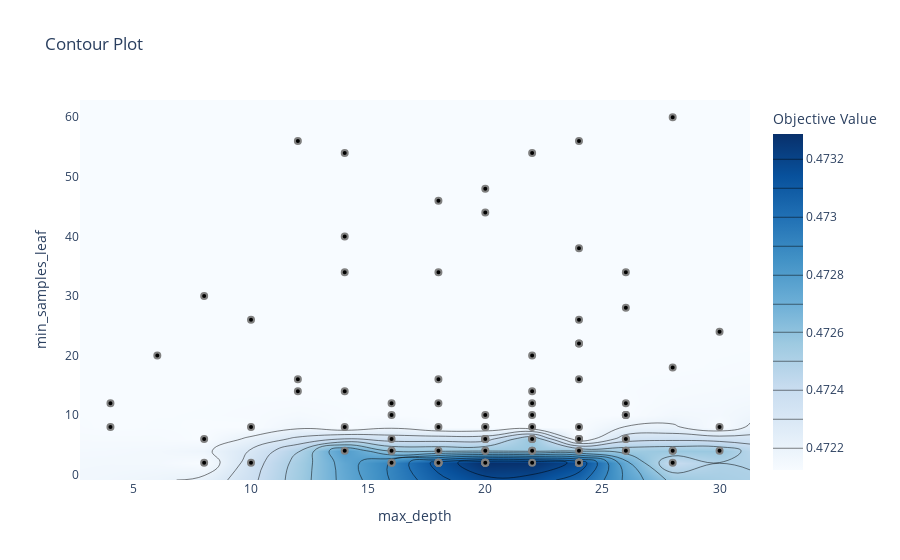

Write notebook code for a chart like this one.
### Code cell
optuna.visualization.plot_contour(study)

### Figure 1 — Plotly figure (JSON) as saved in the notebook; plotly's stock layout.template omitted (floating-point values rounded to 4 significant figures; data arrays with more than 128 entries replaced by an {"elided": "..."} marker saying what was removed)
{"data": [{"colorbar": {"title": {"text": "Objective Value"}}, "colorscale": [[0, "rgb(247,251,255)"], [0.125, "rgb(222,235,247)"], [0.25, "rgb(198,219,239)"], [0.375, "rgb(158,202,225)"], [0.5, "rgb(107,174,214)"], [0.625, "rgb(66,146,198)"], [0.75, "rgb(33,113,181)"], [0.875, "rgb(8,81,156)"], [1, "rgb(8,48,107)"]], "connectgaps": true, "contours": {"coloring": "heatmap"}, "hoverinfo": "none", "line": {"smoothing": 1.3}, "reversescale": false, "type": "contour", "x": [2.7, 4, 6, 8, 10, 12, 14, 16, 18, 20, 22, 24, 26, 28, 30, 31.3], "y": [-0.9, 2, 4, 6, 8, 10, 12, 14, 16, 18, 20, 22, 24, 26, 28, 30, 34, 38, 40, 44, 46, 48, 54, 56, 60, 62.9], "z": {"elided": "26x16 float values"}}, {"marker": {"color": "black", "line": {"color": "Gray", "width": 2}}, "mode": "markers", "name": "Feasible Trial", "showlegend": false, "type": "scatter", "x": [8, 24, 30, 8, 24, 24, 26, 10, 12, 26, 14, 30, 14, 24, 26, 6, 26, 8, 22, 20, 14, 18, 4, 16, 18, 20, 14, 28, 20, 10, 16, 22, 4, 10, 28, 22, 28, 24, 30, 26, 12, 24, 20, 20, 18, 16, 28, 22, 22, 12, 24, 18, 28, 26, 22, 16, 24, 20, 20, 14, 24, 18, 20, 22, 24, 22, 24, 20, 26, 16, 26, 18, 20, 18, 20, 14, 18, 16, 24, 22, 20, 24, 16, 18, 18, 22, 18, 20, 24, 20, 22, 20, 24, 26, 24, 24, 26, 22, 24, 24], "y": [6, 56, 8, 2, 22, 16, 34, 26, 56, 6, 4, 24, 54, 4, 28, 20, 12, 30, 54, 44, 34, 46, 12, 12, 16, 2, 40, 18, 6, 8, 10, 14, 8, 2, 4, 6, 60, 22, 4, 10, 16, 2, 2, 6, 8, 4, 2, 20, 10, 14, 26, 34, 4, 6, 6, 4, 2, 2, 10, 14, 8, 2, 6, 12, 2, 8, 38, 48, 4, 2, 10, 2, 4, 2, 2, 8, 2, 6, 2, 4, 8, 2, 2, 4, 2, 6, 12, 4, 6, 8, 2, 6, 2, 4, 2, 6, 10, 4, 2, 6]}, {"marker": {"color": "#cccccc", "line": {"color": "Gray", "width": 2}}, "mode": "markers", "name": "Infeasible Trial", "showlegend": false, "type": "scatter", "x": [], "y": []}], "layout": {"title": {"text": "Contour Plot"}, "xaxis": {"range": [2.7, 31.3], "title": {"text": "max_depth"}}, "yaxis": {"range": [-0.9, 62.9], "title": {"text": "min_samples_leaf"}}}}
